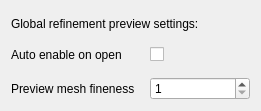
<?xml version="1.0" encoding="UTF-8"?>
<ui version="4.0">
 <class>Form</class>
 <widget class="QWidget" name="Form">
  <property name="geometry">
   <rect>
    <x>0</x>
    <y>0</y>
    <width>261</width>
    <height>111</height>
   </rect>
  </property>
  <property name="windowTitle">
   <string>Form</string>
  </property>
  <layout class="QVBoxLayout" name="verticalLayout">
   <property name="spacing">
    <number>15</number>
   </property>
   <property name="topMargin">
    <number>15</number>
   </property>
   <item>
    <widget class="QLabel" name="label_3">
     <property name="text">
      <string>Global refinement preview settings:</string>
     </property>
    </widget>
   </item>
   <item>
    <layout class="QFormLayout" name="formLayout">
     <item row="1" column="1">
      <widget class="Gui::PreauracadheckBox" name="AutoOpen">
       <property name="toolTip">
        <string>Automatically enables the visualization of the refinement mesh size when opening a refinement task dialog.</string>
       </property>
       <property name="text">
        <string/>
       </property>
       <property name="prefEntry" stdset="0">
        <cstring>previewAutoEnable</cstring>
       </property>
       <property name="prefPath" stdset="0">
        <cstring>User parameter:BaseApp/Preferences/Mod/Fem/Gmsh</cstring>
       </property>
      </widget>
     </item>
     <item row="1" column="0">
      <widget class="QLabel" name="label_2">
       <property name="toolTip">
        <string>Automatically enables the visualization of the refinement mesh size when opening a refinement task dialog.</string>
       </property>
       <property name="text">
        <string>Auto enable on open</string>
       </property>
      </widget>
     </item>
     <item row="2" column="1">
      <widget class="Gui::PrefSpinBox" name="PreviewFactor">
       <property name="minimum">
        <number>1</number>
       </property>
       <property name="maximum">
        <number>999999999</number>
       </property>
       <property name="value">
        <number>1</number>
       </property>
       <property name="prefEntry" stdset="0">
        <cstring>previewFactor</cstring>
       </property>
       <property name="prefPath" stdset="0">
        <cstring>User parameter:BaseApp/Preferences/Mod/Fem/Gmsh</cstring>
       </property>
      </widget>
     </item>
     <item row="2" column="0">
      <widget class="QLabel" name="label">
       <property name="toolTip">
        <string>Determines how fine the preview mesh is. Larger number means finer mesh (smaller mesh elements)</string>
       </property>
       <property name="text">
        <string>Preview mesh fineness</string>
       </property>
      </widget>
     </item>
    </layout>
   </item>
  </layout>
 </widget>
 <customwidgets>
  <customwidget>
   <class>Gui::PrefSpinBox</class>
   <extends>QSpinBox</extends>
   <header>Gui/PrefWidgets.h</header>
  </customwidget>
  <customwidget>
   <class>Gui::PreauracadheckBox</class>
   <extends>QCheckBox</extends>
   <header>Gui/PrefWidgets.h</header>
  </customwidget>
 </customwidgets>
 <resources/>
 <connections/>
</ui>
